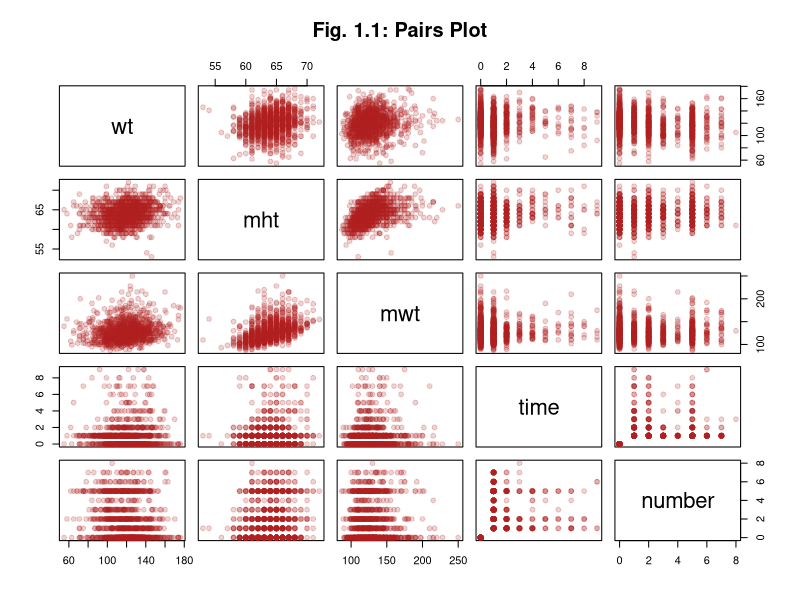
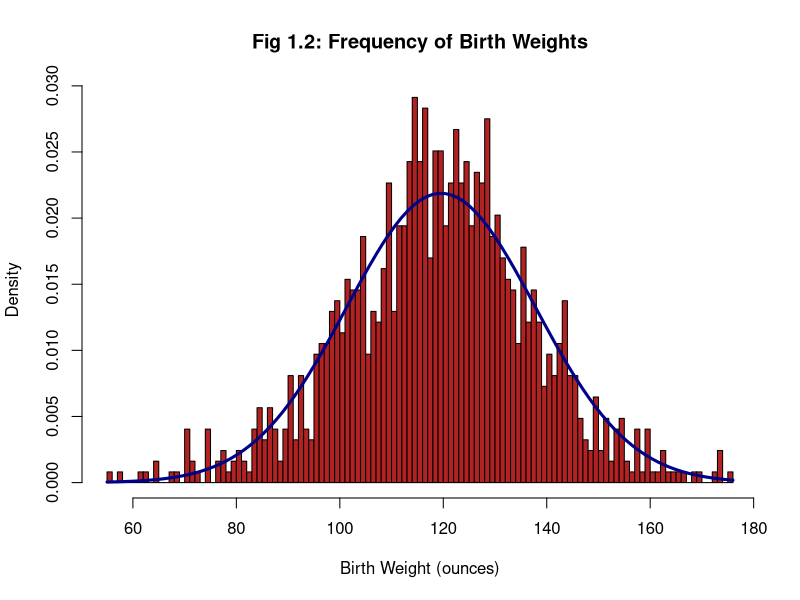
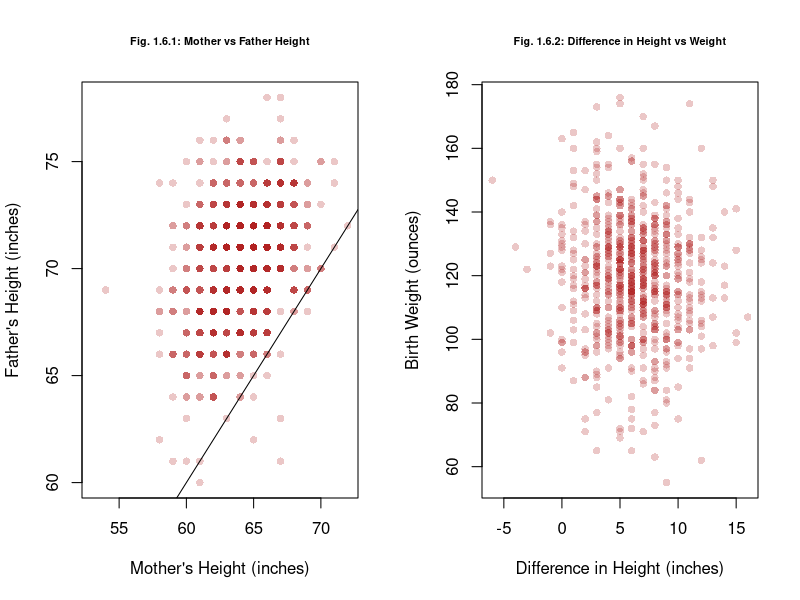
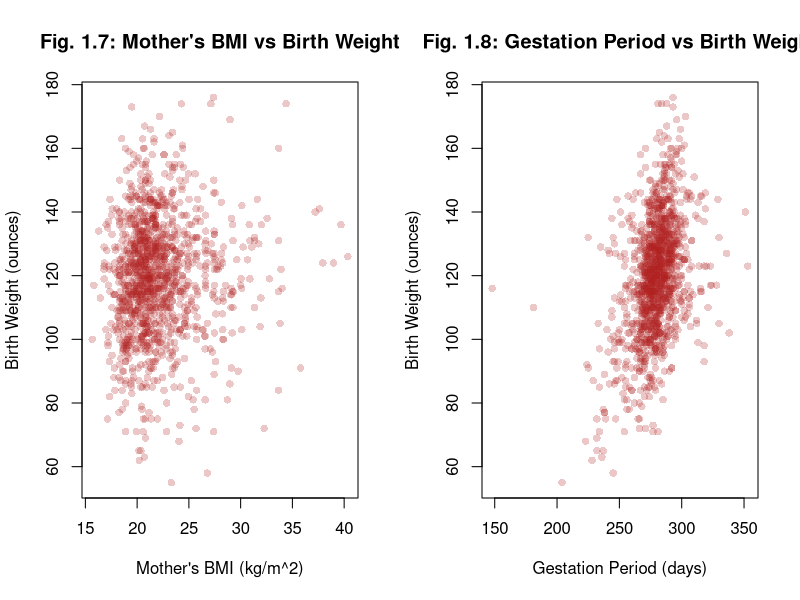
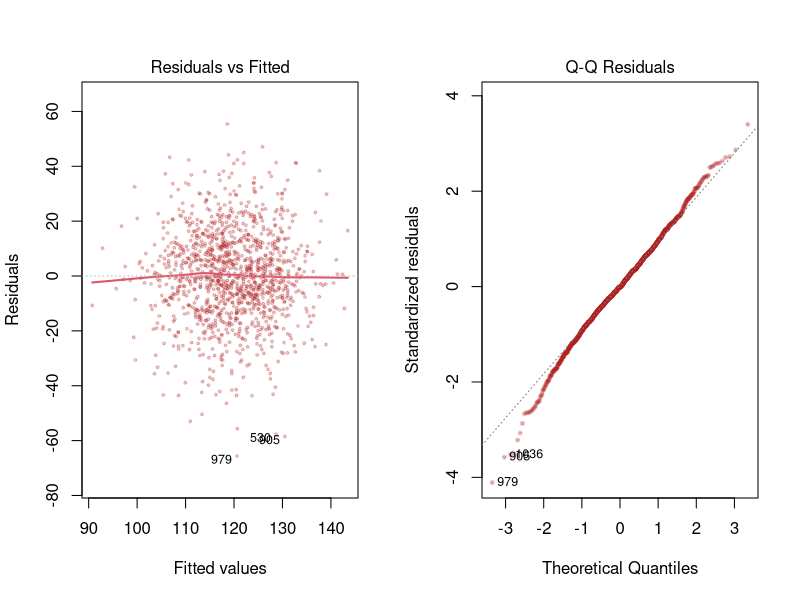
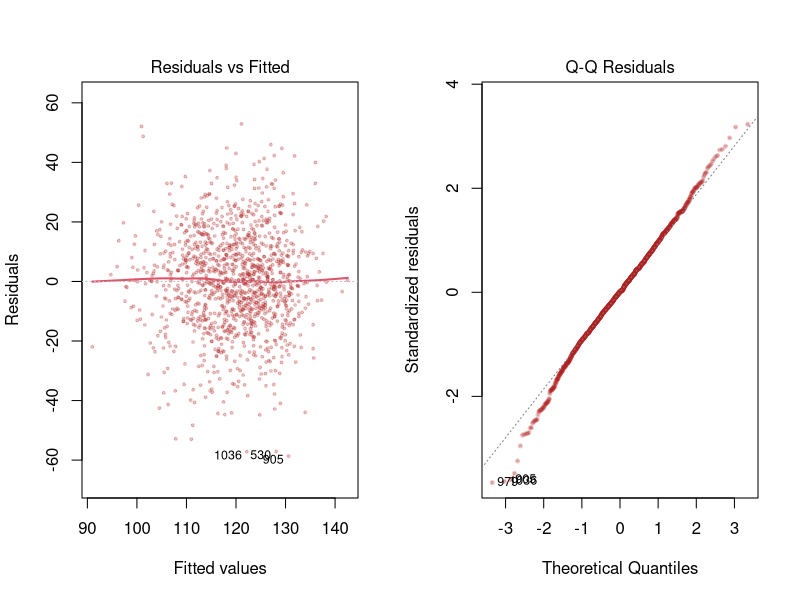
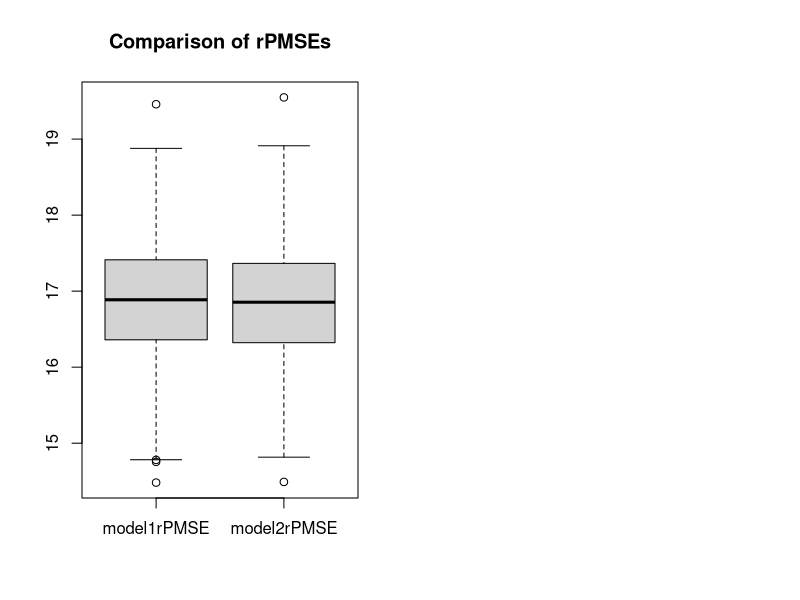
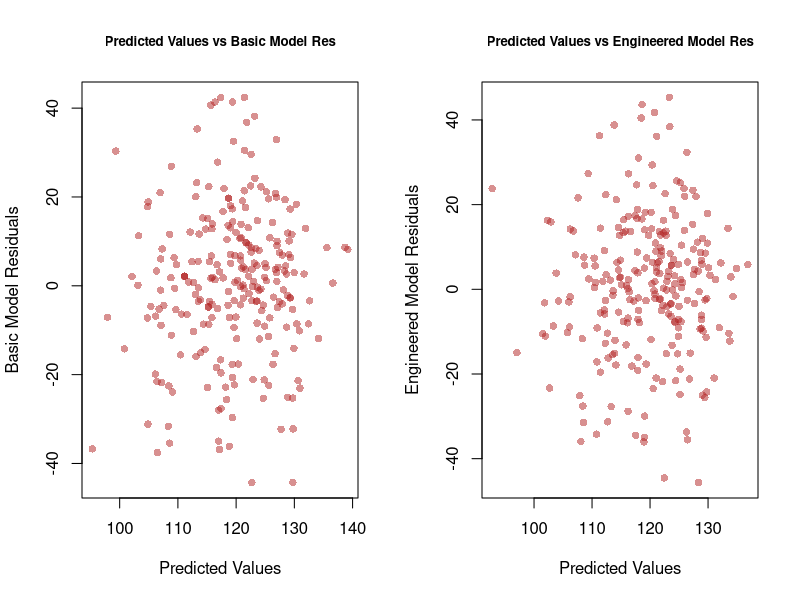

Reproduce these figures in R, in order.
## ---- chunk 1
# Knitr Configuration
knitr::opts_chunk$set(
  comment = NA,
  cache = TRUE,
  include = TRUE,
  echo = FALSE,
  results = "markup",
  fig.show = "asis",
  fig.height = 3.2,
  fig.align = "center"
)
## ---- chunk 2
# Define all the functions and constants used later

# Category names for Ethnicity variates
ethLabels <- c(
  "Caucasian",
  "Mexican",
  "African-American",
  "Asian",
  "Mixed",
  "Other"
)

# Category names for Education variates
edLabels <- c(
  "Elementary School",
  "Middle School",
  "High School",
  "High School + Trade School",
  "High School + Some College",
  "College Graduate",
  "Trade School",
  "High School Unclear"
)

# Number of imputed datasets
k <- 5

# Unit conversion factors
poundsToKg <- 0.453592
inchesToM <- 0.0254

# The boundaries for BMI categories
# See this page for the source:
# https://www.mayoclinic.org/healthy-lifestyle/pregnancy-week-by-week/in-depth/pregnancy-weight-gain/art-20044360?pg=1
underweightNormalBoundary <- 18.5
normalOverweightBoundary <- 25
overweightObeseBoundary <- 30

# Use test 20% for test set in cross validation
testSetRatio = 0.2

# Number of cross-validation trials
# "Usually about a thousand is fine" - M. Lysy, Nov. 27, 2018
m <- 1000
## ---- chunk 3
# Input: bmi - a BMI
# Output: TRUE/FALSE depending on if the BMI falls into category in function name
isUnderweight <- function (bmi) bmi < underweightNormalBoundary
isNormal <- function (bmi) bmi < normalOverweightBoundary &
                           bmi >= underweightNormalBoundary
isOverweight <- function (bmi) bmi < overweightObeseBoundary &
                               bmi >= normalOverweightBoundary
isObese <- function (bmi) bmi >= overweightObeseBoundary

# Input: wtLbs - weight in pounds
#        htIn - height in inches
# Output: (double) BMI
bmi <- function (wtLbs, htIn) (wtLbs * poundsToKg) / (htIn * inchesToM)^2
## ---- chunk 4
# Roughly translate the "number" category to a floating point
# number of the actual number of cigarettes smoked
# Input: number - raw value for 'number' variable
# Output: (double) approximation of the number of individual cigarettes smoked per day
numCigs <- function (number) (number > 0 & number <= 4) * (5 * number - 2.5) +
                             (number > 4) * (10 * number - 25.5)
## ---- chunk 5
# Decode most categorical variates and encode them as labelled factors
# Decodes 'number' and converts it to a float using numCigs
# Decodes 'income' and converts it so a factor with 3 broader categories
# Returns a new data frame and does not modify the given one
# Input: birthsDataset - an imputed births dataset
# Output: a new data frame with factor encoded categorical variables
decodeBirthVariates <- function (birthsDataset) {
  newDataset = data.frame(birthsDataset)

  newDataset$meth <- cut(
    birthsDataset$meth,
    breaks = c(0, 5:10), 
    labels = ethLabels,
    right = TRUE,
    include.lowest= TRUE
  )

  newDataset$med <- cut(
    birthsDataset$med,
    breaks = 0:8, 
    labels = edLabels,
    right = FALSE
  )

  newDataset$feth <- cut(
    birthsDataset$feth,
    breaks = c(0, 5:10),
    labels = ethLabels,
    right = TRUE,
    include.lowest= TRUE
  )

  newDataset$fed <- cut(
    birthsDataset$fed,
    breaks = 0:8, 
    labels = edLabels,
    right = FALSE
  )

  newDataset$smoke <- cut(
    birthsDataset$smoke,
    breaks = 0:4, 
    labels = c(
      "Never",
      "Smokes Now",
      "Until Pregnancy",
      "Doesn't Smoke Anymore"
    ),
    right = FALSE
  )

  newDataset$marital <- cut(
    birthsDataset$marital,
    breaks = 0:5,
    labels = c(
      "Married",
      "Legally Separated",
      "Divorced",
      "Widowed",
      "Never Married"
    )
  )

  newDataset$number <- numCigs(birthsDataset$number)

  newDataset$time <- cut(
    birthsDataset$time,
    breaks = 0:10,
    labels = c(
      "Never Smoked",
      "Still Smokes",
      "During Pregnancy",
      "Less Than A Year",
      "1-2 Years",
      "2-3 Years",
      "3-4 Years",
      "5-9 Years",
      "More Than 10 Years",
      "Quit But Don't Know When"
    ),
    right = FALSE
  )

  newDataset$income <- cut(
    birthsDataset$income,
    breaks = c(0, 1, 2, 10),
    labels = c(
      "Under 2500",
      "2500-4999",
      "Over 5000"
    ),
    right = FALSE
  )

  newDataset
}
## ---- chunk 6
# Input: time - time since quitting smoking in original integer encoding
#        number - number of cigarettes smoked in original integer encoding
#        impactHalfLife - the half-life of the smoking impact as it decays after quitting
# Output: (doubel) our custom smoking impact variate
smokingImpact <- function (time, number, impactHalfLife) {
  # Take the average of the bounds of the range of cigarettes smoked by a given category
  # as the approximate exact number of cigarettes smoked per day
  activeSmokingImpact = log(
    numCigs(number) +
    (number == 0) * 1 # This term guarantees a value of 0 for non-smokers (0 = log(1))
  )
  
  # Approximate a scalar number of years since quiting based on the categorical variable
  yearsQuit = (time >= 3) * (-2.5 + time) + (time >= 7) * (-18.5 + 3 * time)
  # Time = 1 or 2 are special cases with 0 decay
  yearsQuit = yearsQuit * (time >= 3)
  
  decayedSmokingImpact = activeSmokingImpact * 2^(-yearsQuit / impactHalfLife)
  
  decayedSmokingImpact
}
## ---- chunk 7
# Input: imputedBirthsDataset - an imputed births dataset
#        impactHalfLife - the half-life parameter to supply when computing smokingImpact
# Output: a new data frame with factor encoded categorical variables and new engineered features
craftFeatures <- function (imputedBirthsDataset, impactHalfLife = 2) {
  newDataset = decodeBirthVariates(imputedBirthsDataset)

  # Note: This treats parents of "Other" ethnicity
  # as the same ethnicity though they may not be
  newDataset$sameEth <- factor(
    (imputedBirthsDataset$meth != 9 & # If they are both "Mixed" then it is like two
                                      # parents of different ethnicities
     imputedBirthsDataset$meth == imputedBirthsDataset$feth) |
    # Both Caucasian
    (imputedBirthsDataset$meth < 6 & imputedBirthsDataset$feth < 6),
    labels = c("Different", "Same")
  )
  
  newDataset$htDiff <- newDataset$fht - newDataset$mht
    
  # If a mother is having her first child after 40,
  # we say that she is becoming a mother late in life
  newDataset$lateMom <- factor(
    newDataset$parity == 0 & newDataset$mage >= 40,
    labels = c("Not late", "Late")
  )

  newDataset$mBMI <- bmi(newDataset$mwt, newDataset$mht)
  
  # Multiplying by 1, 2, and 3 to give integer encoding of
  # categories which are then changed to a factor
  newDataset$mBMICategory <- factor(
    1 * isNormal(newDataset$mBMI)
      + 2 * isOverweight(newDataset$mBMI)
      + 3 * isObese(newDataset$mBMI),
    labels = c("Underweight", "Normal", "Overweight", "Obese")
  )
  
  newDataset$smokingImpact <- smokingImpact(
    imputedBirthsDataset$time,
    imputedBirthsDataset$number,
    impactHalfLife
  )
  
  newDataset
}
## ---- chunk 8
# Input: model - a model
#        datasets - a collection of imputed datasets
# Output: (float) the average AIC of the model across the given datasets
meanAIC <- function (model, datasets) mean(sapply(
  datasets,
  function (dataset) AIC(update(model, data = dataset))
))
## ---- chunk 9
# Input: datasets - a collection of imputed datasets
#        predictedVar - the variables to be predicted by the model
#        excludedVars - variables in the datasets to be ignored in model selection
#        specialTerms - specific terms to be allowed in the model (overrides exlusion)
# Output: an automatically selected model which fits predictedVar with variables
#         from the dataset
selectModel <- function (
  datasets,
  predictedVar,
  excludedVars = c(),
  specialTerms = c()
) {
  selectedModelMeanAIC = .Machine$integer.max
  selectedModel = NULL
  
  # Fit a model against each dataset and keep with one which performs best on all
  for (dataset in datasets) {
    M0 = lm(wt ~ 1, data = dataset)
    Mmax = lm(
      # Write maximal formula with interaction effects between all vars not excluded,
      # with added special terms on their own
      formula(paste(
        predictedVar,
        "~",
        "(.",
        Reduce(
          function (l, r) paste(l, r),
          Map(function (term) paste("-", term), excludedVars),
          ""
        ),
        ")^2",
        Reduce(
          function (l, r) paste(l, r),
          Map(function (term) paste("+", term), specialTerms),
          ""
        )
      )),
      data = dataset
    ) 
  
    candidateModel = step(
      lm(wt ~ 1, data = dataset),
      scope = list(lower = M0, upper = Mmax),
      direction = "both",
      trace = 0
    )
  
    candidateModelMeanAIC = meanAIC(candidateModel, datasets)
  
    if (candidateModelMeanAIC < selectedModelMeanAIC) {
      selectedModel = update(candidateModel, data = dataset)
      selectedModelMeanAIC = candidateModelMeanAIC
    }
  }
  
  selectedModel
}
## ---- chunk 10
# Input: model1 - a model
#        model2 - a model
#        datasets - datasets to cross-validate the models on
# Output: the rPMSE for each model on each cross-validation trial,
#         as well as a sample of actual values, predictions, and residuals
#         from the final trial
crossValidate <- function (model1, model2, datasets) {
  model1rPMSE <- vector(mode = "numeric", length = m)
  model2rPMSE <- vector(mode = "numeric", length = m)

  for (i in 1:m) {
    chosenSet = datasets[[1 + i %% k]]
    Ntotal = nrow(chosenSet)
    Ntest = floor(Ntotal * testSetRatio)
    outOfSampleIndices = sample(Ntotal, Ntest)
    trainSet = chosenSet[-outOfSampleIndices, ]
    testSet = chosenSet[outOfSampleIndices, ]
    
    model1 = update(model1, data = trainSet)
    model2 = update(model2, data = trainSet)
    outOfSamplePredictions1 = predict(model1, newdata = testSet)
    outOfSamplePredictions2 = predict(model2, newdata = testSet)
    predictionErrors1 = (testSet$wt - outOfSamplePredictions1) ^ 2
    predictionErrors2 = (testSet$wt - outOfSamplePredictions2) ^ 2
    model1rPMSE[i] <- sqrt(sum(predictionErrors1) / Ntest)
    model2rPMSE[i] <- sqrt(sum(predictionErrors2) / Ntest)
  }
  
  list(
    rPMSEs = data.frame(model1 = model1rPMSE, model2 = model2rPMSE),
    actual = testSet$wt,
    predictions = data.frame(
      model1 = outOfSamplePredictions1,
      model2 = outOfSamplePredictions2
    ),
    residuals = data.frame(
      model1 = outOfSamplePredictions1 - testSet$wt,
      model2 = outOfSamplePredictions2 - testSet$wt
    )
  )
}
## ---- chunk 11
# Import dataset
births <- read.csv("chds_births.csv")
## ---- chunk 12
# The occurrences of marital == 0 are likely transcription errors.
# Replace them with NAs
mendedBirths <- data.frame(births)
mendedBirths[mendedBirths$marital == 0, "marital"] <- NA
## ---- chunk 13
# Suppress library warnings
options(warn=-1)

# Multiple Imputation
library(mice, quietly = TRUE)

# For consistency
set.seed(331)

multiplyImputedBirths <- mice(
  mendedBirths,
  m = k,
  method = "pmm",
  printFlag = FALSE
)

# Gather the imputed datasets
imputedBirths <- lapply(1:k, function(i) complete(multiplyImputedBirths, i))
## ---- chunk 14
# Decode the categorical variables into factors and replace number with
# numCigs so that we don't get linearly dependent categories for never smoked
# and smoked 0 cigarettes
decodedImputedBirths <- lapply(imputedBirths, decodeBirthVariates)
## ---- chunk 15
# The candidate values for half life
halfLifeValues <- seq(0.1, 10, by = 0.1)

# The half life value which maximized multiple R squared
optimalImpactHalfLife <- 0.1 * which.max(sapply(
  halfLifeValues,
  function (halfLife) summary(lm(
    wt ~ smokingImpact + time + numCigs,
    data = data.frame(
      wt = imputedBirths[[1]]$wt,
      time = imputedBirths[[1]]$time,
      numCigs = numCigs(
        imputedBirths[[1]]$number
      ),
      smokingImpact = smokingImpact(
        imputedBirths[[1]]$time,
        imputedBirths[[1]]$number,
        impactHalfLife = halfLife
      )
    )
  ))$r.squared
))

paste("Optimal impact half life:", optimalImpactHalfLife)
## ---- chunk 16
library(purrr) # Needed for the function 'partial' used below
# Create datasets with our engineered features and the previous factor
# transformations from decodeImputedBirths as well, using the optimized
# impact half life value
engineeredFeatureBirths <- lapply(
  imputedBirths,
  partial(craftFeatures, impactHalfLife = optimalImpactHalfLife)
)
## ---- chunk 17
pairs(
  births[c("wt", "mht", "mwt", "time", "number")],
  col = adjustcolor("firebrick", 0.2),
  pch = 19,
  main = "Fig. 1.1: Pairs Plot"
)
## ---- chunk 18
h<- hist(
  births$wt,
  breaks = 100,
  freq = FALSE,
  col = "firebrick",
  main = "Fig 1.2: Frequency of Birth Weights",
  xlab = "Birth Weight (ounces)",
  mar = c(1, 4, 1, 2) + 0.1
) 

curve(
  dnorm(x, mean(births$wt), sd(births$wt)),
  add = TRUE,
  lwd = 3, 
  col = "darkblue"
)
## ---- chunk 19
par(mfrow = c(1,2))
plot(
  births$mht,
  births$fht,
  col = adjustcolor("firebrick", 0.25),
  pch = 16,
  main = "Fig. 1.6.1: Mother vs Father Height",
  xlab = "Mother's Height (inches)",
  ylab = "Father's Height (inches)",
  cex.main = 0.65
)
abline(coef = c(0, 1))
plot(
  births$fht - births$mht,
  births$wt,
  pch = 16,
  col = adjustcolor("firebrick", 0.25),
  main = "Fig. 1.6.2: Difference in Height vs Weight",
  xlab = "Difference in Height (inches)",
  ylab = "Birth Weight (ounces)",
  cex.main = 0.65
)

mean(imputedBirths[[1]][imputedBirths[[1]]$mht > imputedBirths[[1]]$fht, "wt"])
mean(imputedBirths[[1]][imputedBirths[[1]]$mht <= imputedBirths[[1]]$fht, "wt"])
## ---- chunk 20
plot(
  bmi(births$mwt, births$mht),
  births$wt,
  pch = 16,
  col = adjustcolor("firebrick", 0.25),
  main = "Fig. 1.7: Mother's BMI vs Birth Weight",
  xlab = "Mother's BMI (kg/m^2)",
  ylab = "Birth Weight (ounces)"
)
## ---- chunk 21
plot(
  births$gestation,
  births$wt,
  col = adjustcolor("firebrick", 0.25),
  main = "Fig. 1.8: Gestation Period vs Birth Weight",
  xlab = "Gestation Period (days)",
  ylab = "Birth Weight (ounces)",
  pch = 16
)
## ---- chunk 22
paste("Table 1.9: Number of Occurrences per Marital Status category")
summary(factor(births$marital))
## ---- chunk 23
N <- nrow(mendedBirths)

paste("Table 1.10: Fraction of NAs by Variable")
round(
  sapply(
    colnames(mendedBirths),
    function (colname) sum(is.na(mendedBirths[colname])) / N
  ),
  2
)
nrow(na.omit(
  mendedBirths[, !(colnames(mendedBirths) %in% c("fht", "fwt", "income"))]
)) / N
## ---- chunk 24
basicBirthWeightModel <- selectModel(
  decodedImputedBirths,
  "wt",
  excludedVars = c("gestation", "smoke", "marital"),
  specialTerms = c("marital")
)
basicBirthWeightModelMeanAIC <- meanAIC(basicBirthWeightModel, decodedImputedBirths)
basicBirthWeightModel$call
## ---- chunk 25
engineeredBirthWeightModel <- selectModel(
  engineeredFeatureBirths,
  "wt",
  excludedVars = c("gestation", "smoke", "time", "fht", "mBMICategory", "income",
                   "marital", "med", "fed", "meth", "feth", "htDiff", "lateMom"),
  specialTerms = c("time", "fht", "mBMICategory", "income",
                   "marital", "med", "fed", "meth", "feth", "htDiff", "lateMom")
)
engineeredBirthWeightModelMeanAIC <- meanAIC(
  engineeredBirthWeightModel,
  engineeredFeatureBirths
)
engineeredBirthWeightModel$call
## ---- chunk 26
# residual standard error
basicRes <- summary(basicBirthWeightModel)$sigma
enginRes <- summary(engineeredBirthWeightModel)$sigma

#R squared calculation
basicRsquared <- summary(basicBirthWeightModel)$r.squared
enginRsquared <- summary(engineeredBirthWeightModel)$r.squared

#R squared adjusted
basicARsquared <- summary(basicBirthWeightModel)$adj.r.squared
enginARsquared <- summary(engineeredBirthWeightModel)$adj.r.squared

summaryTable <- data.frame(c(basicRes, enginRes), c(basicRsquared, enginRsquared), c(basicARsquared, enginARsquared))
colnames(summaryTable) <- c("Residual Standard Error", "R Squared", "Adjusted R Squared")
rownames(summaryTable) <- c("Basic Model", "Engineered Model")
summaryTable 
## ---- chunk 27
layout(matrix(c(1, 2, 4, 5), 1, 2, byrow = TRUE))
plot(
  basicBirthWeightModel,
  cex = 0.4,
  which = c(1, 2),
  pch = 19,
  col = adjustcolor("firebrick", 0.25),
  lwd = 2,
  main = NULL
)
## ---- chunk 28
layout(matrix(c(1, 2, 4, 5), 1, 2, byrow = TRUE))
plot(
  engineeredBirthWeightModel,
  cex = 0.4,
  which = c(1, 2),
  pch = 19,
  col = adjustcolor("firebrick", 0.25),
  lwd = 2,
  main = NULL
)
## ---- chunk 29
press1 <- resid(basicBirthWeightModel) / (1 - hatvalues(basicBirthWeightModel)) 
press2 <- resid(engineeredBirthWeightModel) / (1 - hatvalues(engineeredBirthWeightModel))
AIC1 <- c("Basic", "Engineered")

#display results
disp <- rbind(
  AIC = c(
    engineeredBirthWeightModelMeanAIC,
    basicBirthWeightModelMeanAIC),
    PRESS = c(sum(press1^2), sum(press2^2)
  )
)
colnames(disp) <- c("Basic", "Engineered")
disp
## ---- chunk 30
cvResults <- crossValidate(
  basicBirthWeightModel,
  engineeredBirthWeightModel,
  engineeredFeatureBirths
)
## ---- chunk 31
rPMSEs <- cvResults$rPMSEs
PMSETable <- data.frame(c(mean(rPMSEs$model1), sd(rPMSEs$model1)), c(mean(rPMSEs$model2), sd(rPMSEs$model2)))
colnames(PMSETable) <- c("Basic Model", "Engineered Model")
rownames(PMSETable) <- c("Mean", "SD")
PMSETable

boxplot(
  list(model1rPMSE = rPMSEs$model1, model2rPMSE = rPMSEs$model2), 
  main = "Comparison of rPMSEs"
)

layout(matrix(c(1, 2, 4, 5), 1, 2, byrow = TRUE))
plot(
  cvResults$predictions$model1,
  cvResults$residuals$model1,
  main = "Predicted Values vs Basic Model Res",
  cex.main = 0.8,
  col = adjustcolor("firebrick", 0.5),
  xlab = "Predicted Values",
  ylab = "Basic Model Residuals",
  pch = 16
)
plot(
  cvResults$predictions$model2,
  cvResults$residuals$model2,
  main = "Predicted Values vs Engineered Model Res",
  cex.main = 0.8,
  col = adjustcolor("firebrick", 0.5),
  xlab = "Predicted Values",
  ylab = "Engineered Model Residuals",
  pch = 16
)
## ---- chunk 32
par(mfrow = c(1, 2))
qqnorm(
  cvResults$residuals$model1,
  main = "Normal Q-Q Plot for Basic",
  cex.main = 0.85,
  pch = 16,
  col = adjustcolor("firebrick", 0.5)
)
abline(a = 0, b = 20, lty = 2, lwd = 2, col = "blue")

qqnorm(
  cvResults$residuals$model2,
  main = "Normal Q-Q Plot for Engineered",
  cex.main = 0.85,
  pch = 16,
  col = adjustcolor("firebrick", 0.5)
)
abline(a = 0, b = 20, lty = 2, lwd = 2, col = "blue")
## ---- chunk 33
# Reconfigure Knitr for Appendix
knitr::opts_chunk$set(include = TRUE, echo = TRUE, eval = FALSE)
## ---- chunk 34

## ---- chunk 35

## ---- chunk 36

## ---- chunk 37

## ---- chunk 38

## ---- chunk 39

## ---- chunk 40

## ---- chunk 41

## ---- chunk 42

## ---- chunk 43

## ---- chunk 44

## ---- chunk 45

## ---- chunk 46

## ---- chunk 47

## ---- chunk 48

## ---- chunk 49

## ---- chunk 50

## ---- chunk 51
plot(
  births$meth,
  births$wt,
  col = adjustcolor("firebrick", 0.25),
  pch = 16,
  main = "Fig 1.3: Mother's Ethnicity vs Birth Weight",
  xlab = "Mother's Ethnicity",
  ylab = "Birth Weight (ounces)",
  mar = c(1, 4, 1, 2) + 0.1
)
## ---- chunk 52
plot(
  births$parity,
  births$wt,
  pch = 16,
  col = adjustcolor("firebrick", 0.25),
  main = "Fig. 1.4: Parity vs Birth Weight",
  xlab = "Parity",
  ylab = "Birth Weight (ounces)"
)
## ---- chunk 53
par(mfrow = c(1, 2))
plot(
  births$med,
  births$wt,
  col = adjustcolor("firebrick", 0.25),
  pch = 16,
  cex.main = 0.75,
  cex.lab = 0.75,
  main = "Fig 1.5.1: Mother's Education vs Birth Weight",
  xlab = "Mother's Education",
  ylab = "Birth Weight (ounces)"
)
plot(
  births$fed,
  births$wt,
  col = adjustcolor("firebrick", 0.25),
  pch = 16,
  cex.main = 0.75,
  cex.lab = 0.75,
  main = "Fig. 1.5.2: Father's Education vs Birth Weight",
  xlab = "Father's Education",
  ylab = "Birth Weight (ounces)"
)
plot(
  births$mage,
  births$wt,
  pch = 16,
  cex.main = 0.75,
  cex.lab = 0.75,
  col = adjustcolor("firebrick", 0.25),
  main = "Fig. 1.5.3: Mother's Age vs Birth Weight",
  xlab = " Mother's Age",
  ylab = "Birth Weight (ounces)"
)
plot(
  births$income,
  births$wt,
  pch = 16,
  cex.main = 0.75,
  cex.lab = 0.75,
  col = adjustcolor("firebrick", 0.25),
  main = "Fig. 1.5.4: Household Income vs Birth Weight",
  xlab = "Household Income (USD)",
  ylab = "Birth Weight (ounces)"
)
## ---- chunk 54

## ---- chunk 55

## ---- chunk 56

## ---- chunk 57

## ---- chunk 58

## ---- chunk 59

## ---- chunk 60

## ---- chunk 61

## ---- chunk 62
qqplot(
  cvResults$predictions$model1,
  cvResults$actual,
  main = "Q-Q Plot",
  xlab = "Predicted Values",
  ylab = "Actual Values"
)
abline(a = 0, b = 1, lty = 2, col = "red")

qqplot(
  cvResults$predictions$model2,
  cvResults$actual,
  main = "Q-Q Plot",
  xlab = "Predicted Values",
  ylab = "Actual Values"
)
abline(a = 0, b = 1, lty = 2, col = "red")
## ---- chunk 63
#Basic coefficients
basicCoeff <- data.frame(summary(basicBirthWeightModel)$coefficients)

format(round(basicCoeff, 3), digits = 2, scientific = FALSE)
## ---- chunk 64
#Engineered coefficients
enginCoeff <- data.frame(summary(engineeredBirthWeightModel)$coefficients)
format(round(enginCoeff, 3), digits = 2, scientific = FALSE)
## ---- chunk 65
plot(engineeredBirthWeightModel, cex = 0.4, which = c(1, 3), pch = 19, lwd = 2, main = NULL)
## ---- chunk 66
# Percentage of entries in each category for time
percentTime <- data.frame(c(0, 1, 2, 3, 4, 5, 6, 7, 8, 9), 
           sapply(0:9, function(i) sum(na.omit(births$time == i))/N))
colnames(percentTime) <- c("Category Corresponding to Time", "Percentage of the Population")
percentTime
## ---- chunk 67

## ---- chunk 68

## ---- chunk 69

